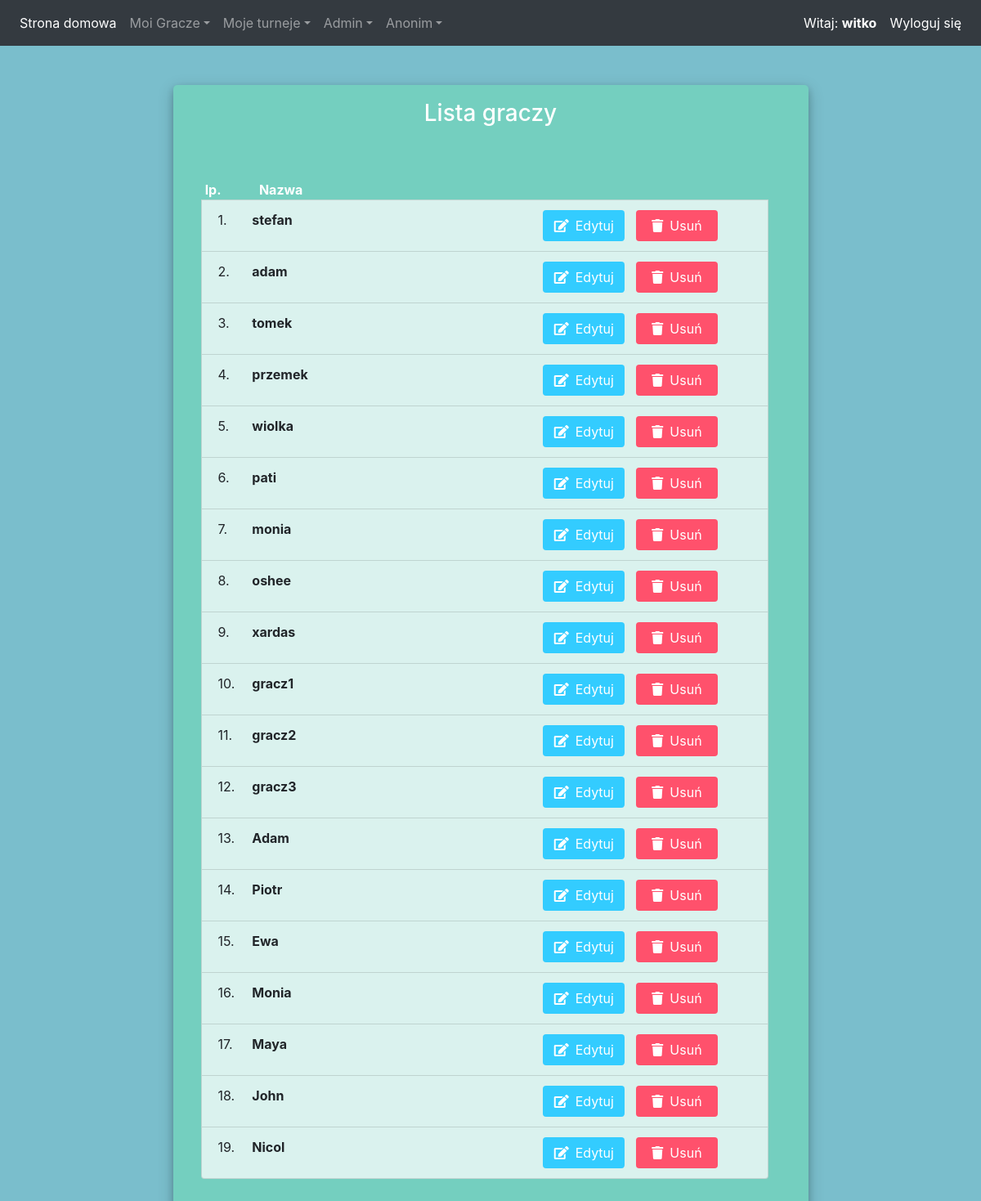
Screenshot of /players/list/all/ (signed in) with the database file from the repository.
### app/models/player_model.py (models this page shows, shortened)
class Player(models.Model):
    user = models.ForeignKey(User, null=True, on_delete=models.CASCADE)
    name = models.CharField('Nazwa', max_length=100, null=True)

### app/decorators.py (the view)
        def wrapper_func(request, *args, **kwargs):
            group = None
            if request.user.groups.exists():
                group = request.user.groups.all()[0].name
            if group in allowed_roles:
                return view_func(request, *args, **kwargs)
            else:
                return render(request, 'app/no_authority.html')

### app/views/players_view.py (called while the page is built)
@allowed_users(allowed_roles=['user', 'admin'])
def all_players_list(request):
    if request.user.is_superuser:
        players = Player.objects.exclude(name="WALKOWER").filter
        context = {'players': players}
        return render(request, 'app/players/list.html', context)
    messages.error(request, 'Nie jesteś administatorem')
    return redirect('home')

### templates/app/players/list.html (shortened to what this page needs)
{% extends 'app/scheleton.html' %}
{% block content %}
    <div class=" container h-100" id="player_list_view">
		<div class="d-flex justify-content-center h-100">
			<div class="main-card mt-5">
				<div class="d-flex justify-content-center">
					<h3 id="form-title" class="mt-2">Lista graczy</h3>
				</div>
				<div class="d-flex justify-content-center form_container mb-4">
                    <ul class="container list-group m-4">
                    {% if players.count > 0 %}
                        <div class="row">
                            <div class="col-sm-1 txt-bold-white pt-22">lp.</div>
                            <div class="col-sm-2 txt-bold-white pl-0 pt-22">Nazwa</div>
                        </div>
                    {% else %}
                        <div class="row">
                            <div class="txt-bold-white col-12">Brak Graczy wyświetlenia.</div>
                        </div>
                    {% endif %}
                        {% for player in players %}
                            <li class="list-group-item list-background">
                                <div class="row">
                                    <div class="col-sm-1">{{ forloop.counter }}.</div>
                                    <div class="col-sm-2 font-weight-bold pl-0">{{ player.name }}</div>
                                    <div class="col-sm-2 offset-sm-4">
                                        <a href="{% url 'update_players' player.id %}">
                                            <button class="btn edit_btn" type="submit">
                                                <i class="fas fa-edit mr-2"> </i>Edytuj
                                            </button>
                                        </a>
                                    </div>
                                    <div class="col-sm-2">
                                        <form method="post" action="{% url 'delete_players' player.id %}">
                                            <button class="btn delete_btn" type="submit">
                                                <i class="fas fa-trash mr-2"> </i>Usuń
                                            </button>
                                        </form>
                                    </div>
                                </div>
                            </li>
                        {% endfor %}
                     </ul>
				</div>
			</div>
		</div>
	</div>
{% endblock %}

### templates/app/header.html (shortened to what this page needs)
<nav class="navbar navbar-expand-sm bg-dark navbar-dark">
    <div class="collapse navbar-collapse" id="navbarSupportedContent">
        <ul class="navbar-nav mr-auto">
            <li class="nav-item active">
                <a class="nav-link" href="{% url 'home' %}">Strona domowa <span class="sr-only">(current)</span></a>
            </li>
            <li class="nav-item dropdown">
                <a class="nav-link dropdown-toggle" href="#" data-toggle="dropdown">Moi Gracze</a>
            </li>
            <li class="nav-item dropdown">
                <a class="nav-link dropdown-toggle" href="#" data-toggle="dropdown">Moje turneje</a>
            </li>
            <li class="nav-item dropdown">
                <a class="nav-link dropdown-toggle" href="#" data-toggle="dropdown">Admin</a>
            </li>
            <li class="nav-item dropdown">
                <a class="nav-link dropdown-toggle" href="#" data-toggle="dropdown">Anonim</a>
            </li>
        </ul>
        <ul class="navbar-nav navbar-right">
            {% if user.is_authenticated %}
                <li class="nav-item active">
                    <a class="nav-link" href="#">Witaj: <b>{{user.username}}</b> <span class="sr-only">(current)</span></a>
                </li>
                <li class="nav-item active">
                    <a class="nav-link" href="{% url 'logout' %}">Wyloguj się <span class="sr-only">(current)</span></a>
                </li>
            {% endif %}
        </ul>
    </div>
</nav>

### app/static/css/styles.css (style rules this page uses)
.list-background { background: #daf2ee; }
.txt-bold-white { font-weight: bold; color: white; text-align: center; }
.pt-22 { padding-top: 22px; }
body, html { margin: 0; padding: 0; height: 100%; background: #7abecc !important; }
.user_card, .main-card { width: 350px; margin-top: auto; margin-bottom: auto; background: #74cfbf; position: relative; display: flex; justify-content: center; flex-direction: column; padding: 10px; box-shadow: 0 4px 8px 0 rgba(0, 0, 0, 0.2), 0 6px 20px 0 rgba(0, 0, 0, 0.19); -webkit-box-shadow: 0 4px 8px 0 rgba(0, 0, 0, 0.2), 0 6px 20px 0 rgba(0, 0, 0, 0.19); -moz-box-shadow: 0 4px 8px 0 rgba(0, 0, 0, 0.2), 0 6px 20px 0 rgba(0, 0, 0, 0.19); border-radius: 5px; }
.main-card { width: 70%; }
.form_container { margin-top: 10px; }
#form-title { color: #fff; }
.edit_btn { width: 100px; background: #33ccff !important; color: white !important; }
.delete_btn { width: 100px; background: #ff516c !important; color: white !important; }

### rows the page displays
Player: name "stefan"
Player: name "adam"
Player: name "tomek"
Player: name "przemek"
Player: name "wiolka"
Player: name "pati"
Player: name "monia"
Player: name "oshee"
Player: name "xardas"
Player: name "gracz1"
Player: name "gracz2"
Player: name "gracz3"
Player: name "Adam"
Player: name "Piotr"
Player: name "Ewa"
Player: name "Monia"
Player: name "Maya"
Player: name "John"
Player: name "Nicol"

### other values shown
{{ user.username }} "witko"
